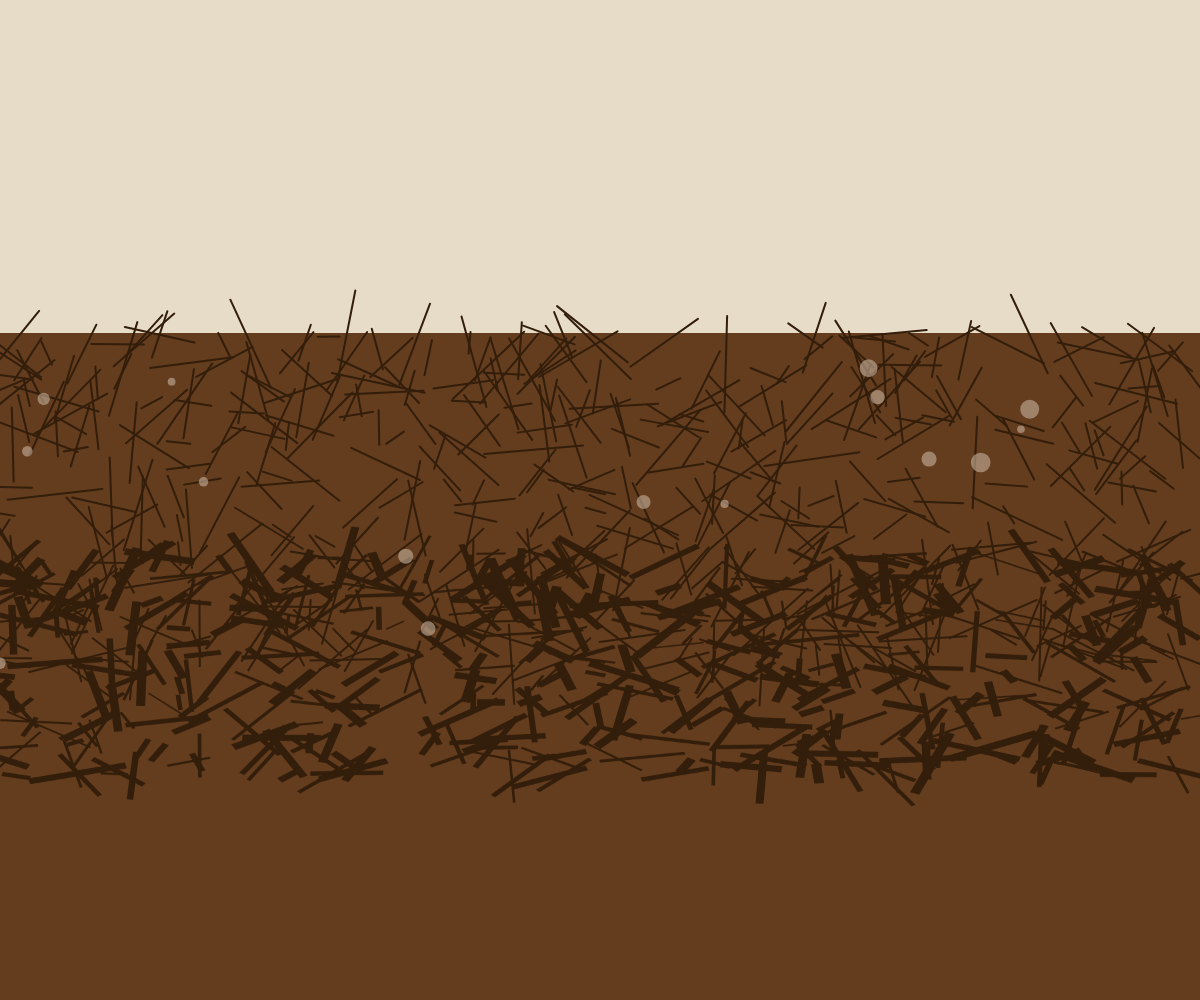
Frame 1 (no input)
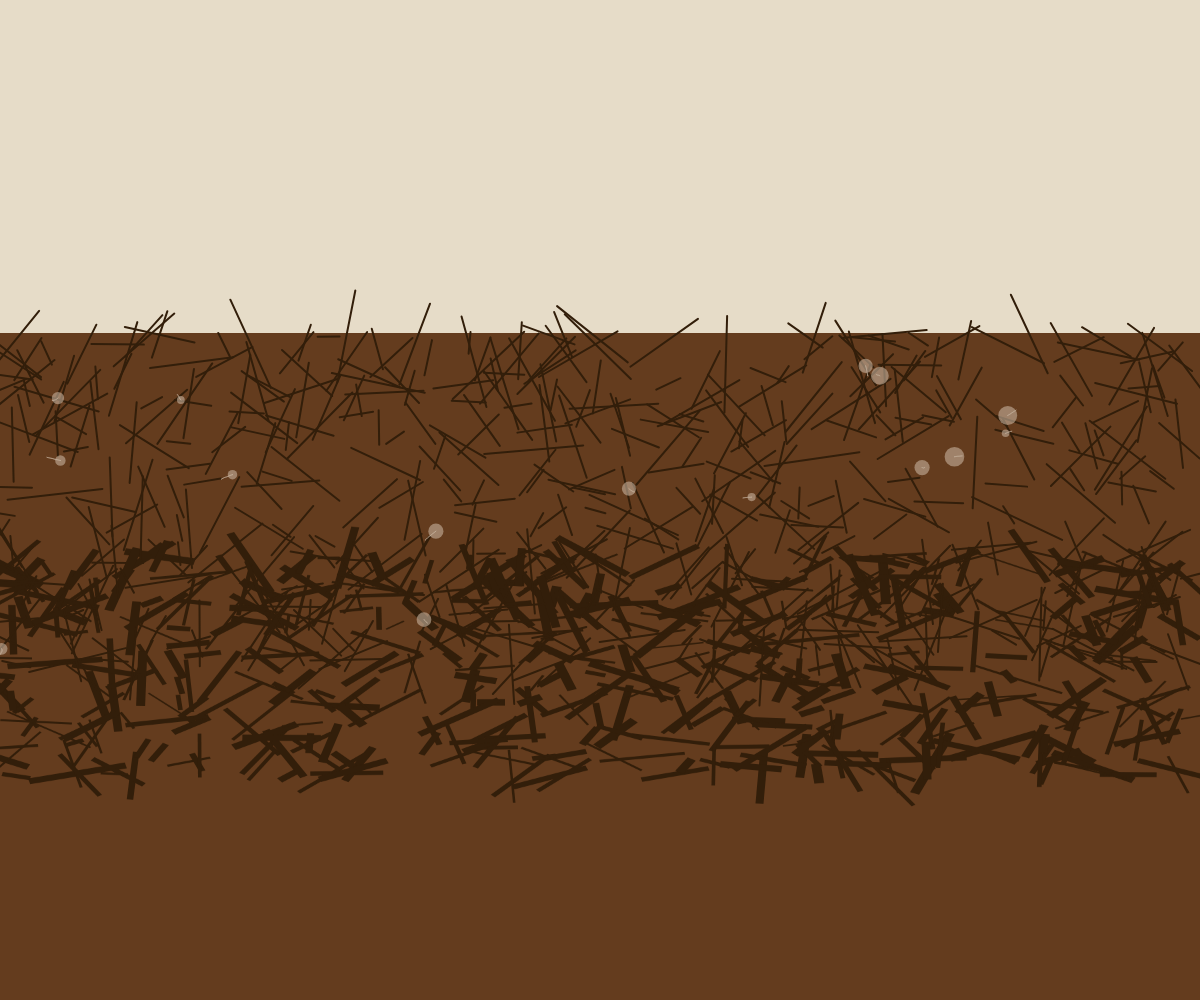
Frame 60 (no input)
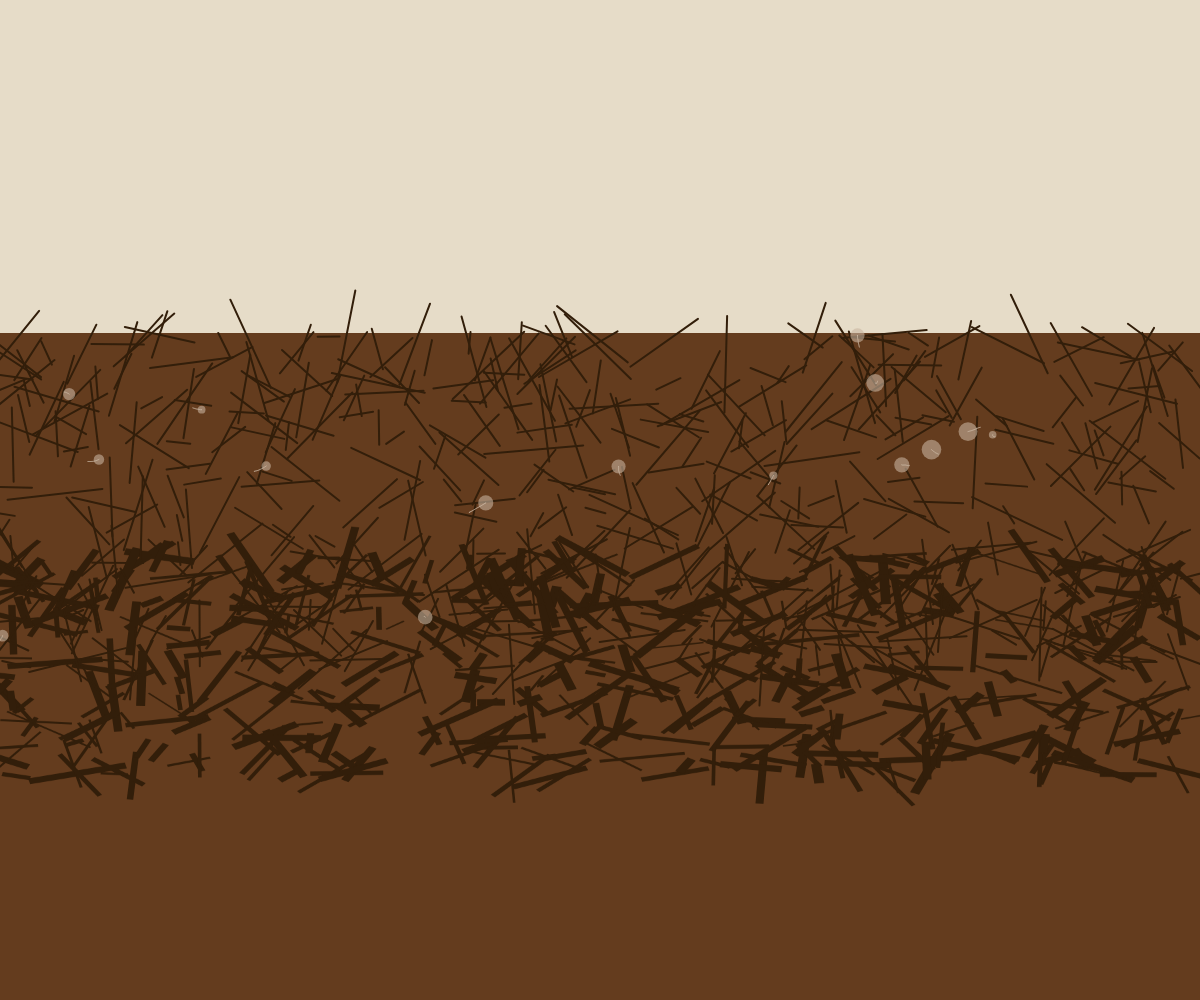
Frame 120 (the mouse pressed at the canvas centre since frame 60)

The p5.js sketch that drew these frames (run headless with seeded random() and noise() and a simulated clock; from frame 60 on, the mouse is pressed at the canvas centre):

// p5.js sketch
// ── sketch.js
let dustDevils = [];
let cracks = [];
let groundTexture;

function setup() {
  createCanvas(windowWidth, windowHeight);
  groundTexture = createGraphics(width, height);
  generateCracks();
  generateDustDevils();
}

function draw() {
  background(150, 80, 40); // terracotta earth tone
  drawSky();
  drawGround();
  updateAndDrawDustDevils();
}

function drawSky() {
  noStroke();
  fill(230, 220, 200); // beige sky
  rect(0, 0, width, height/3);
}

function drawGround() {
  // Draw textured ground with cracks
  image(groundTexture, 0, height/3, width, 2*height/3);
  
  // Draw cracks on top
  stroke(50, 30, 10); // dark crack color
  strokeWeight(2);
  for (let c of cracks) {
    line(c.x1, c.y1, c.x2, c.y2);
  }
}

function generateCracks() {
  groundTexture.noStroke();
  groundTexture.fill(100, 60, 30); // dark ground color
  groundTexture.rect(0, 0, width, height);

  // Draw texture with cracks
  for (let i = 0; i < 500; i++) {
    let x = random(width);
    let y = height/3 + random(height/3);
    let w = random(20, 100);
    let h = random(2, 10);
    let angle = random(TWO_PI);
    
    groundTexture.push();
    groundTexture.translate(x, y);
    groundTexture.rotate(angle);
    groundTexture.fill(50, 30, 10); // crack color
    groundTexture.rect(-w/2, -h/2, w, h);
    groundTexture.pop();
    
    // Store crack positions for drawing lines
    cracks.push({
      x1: x + cos(angle) * w/2,
      y1: y + sin(angle) * w/2,
      x2: x - cos(angle) * w/2,
      y2: y - sin(angle) * w/2
    });
  }
}

function generateDustDevils() {
  for (let i = 0; i < 15; i++) {
    dustDevils.push({
      x: random(width),
      y: height/3 + random(height/3),
      size: random(5, 20),
      speedX: random(-0.5, 0.5),
      speedY: random(-0.5, 0.5),
      trail: [],
      maxTrailLength: 20
    });
  }
}

function updateAndDrawDustDevils() {
  for (let devil of dustDevils) {
    // Update position
    devil.x += devil.speedX;
    devil.y += devil.speedY;
    
    // Add to trail
    devil.trail.push({x: devil.x, y: devil.y});
    if (devil.trail.length > devil.maxTrailLength) {
      devil.trail.shift();
    }
    
    // Bounce off edges
    if (devil.x < 0 || devil.x > width) devil.speedX *= -1;
    if (devil.y < height/3 || devil.y > height) devil.speedY *= -1;
    
    // Draw trail
    noFill();
    stroke(200, 180, 160);
    strokeWeight(1);
    beginShape();
    for (let p of devil.trail) {
      vertex(p.x, p.y);
    }
    endShape();
    
    // Draw dust devil
    noStroke();
    fill(200, 180, 160, 150);
    ellipse(devil.x, devil.y, devil.size);
    
    // Add some randomness to movement
    devil.speedX += random(-0.05, 0.05);
    devil.speedY += random(-0.05, 0.05);
    devil.speedX = constrain(devil.speedX, -2, 2);
    devil.speedY = constrain(devil.speedY, -2, 2);
  }
}

function windowResized() {
  resizeCanvas(windowWidth, windowHeight);
  groundTexture = createGraphics(width, height);
  generateCracks();
}
